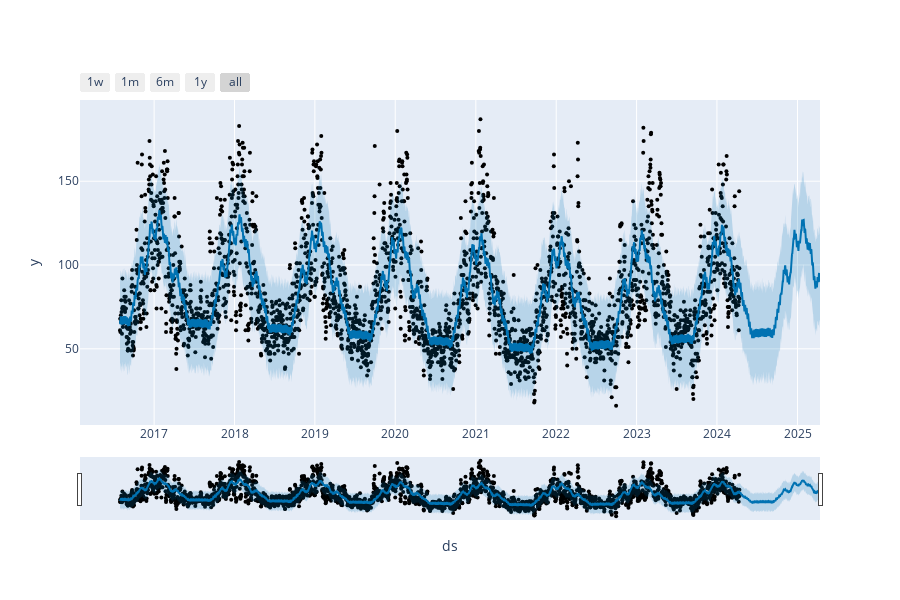

Notebook source saved alongside this figure:
### Code cell
# Python
from prophet.plot import plot_plotly, plot_components_plotly

plot_plotly(model, forecast)

### Figure 1 — Plotly figure (JSON) as saved in the notebook; plotly's stock layout.template omitted (floating-point values rounded to 4 significant figures; data arrays with more than 128 entries replaced by an {"elided": "..."} marker saying what was removed)
{"data": [{"marker": {"color": "black", "size": 4}, "mode": "markers", "name": "Actual", "type": "scatter", "x": {"elided": "2806 str values"}, "y": {"elided": "2806 int values"}}, {"hoverinfo": "skip", "line": {"width": 0}, "mode": "lines", "type": "scatter", "x": {"elided": "3171 str values"}, "y": {"elided": "3171 float values"}}, {"fill": "tonexty", "fillcolor": "rgba(0, 114, 178, 0.2)", "line": {"color": "#0072B2", "width": 2}, "mode": "lines", "name": "Predicted", "type": "scatter", "x": {"elided": "3171 str values"}, "y": {"elided": "3171 float values"}}, {"fill": "tonexty", "fillcolor": "rgba(0, 114, 178, 0.2)", "hoverinfo": "skip", "line": {"width": 0}, "mode": "lines", "type": "scatter", "x": {"elided": "3171 str values"}, "y": {"elided": "3171 float values"}}], "layout": {"height": 600, "showlegend": false, "width": 900, "xaxis": {"rangeselector": {"buttons": [{"count": 7, "label": "1w", "step": "day", "stepmode": "backward"}, {"count": 1, "label": "1m", "step": "month", "stepmode": "backward"}, {"count": 6, "label": "6m", "step": "month", "stepmode": "backward"}, {"count": 1, "label": "1y", "step": "year", "stepmode": "backward"}, {"step": "all"}]}, "rangeslider": {"visible": true}, "title": {"text": "ds"}, "type": "date"}, "yaxis": {"title": {"text": "y"}}}}
